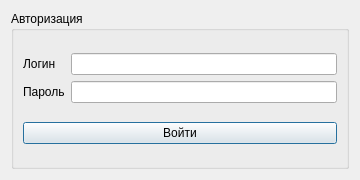
<?xml version="1.0" encoding="UTF-8"?>
<ui version="4.0">
 <class>autorization</class>
 <widget class="QDialog" name="autorization">
  <property name="geometry">
   <rect>
    <x>0</x>
    <y>0</y>
    <width>360</width>
    <height>180</height>
   </rect>
  </property>
  <property name="windowTitle">
   <string>Авторизация</string>
  </property>
  <layout class="QVBoxLayout" name="verticalLayout">
   <item>
    <widget class="QGroupBox" name="groupBox">
     <property name="title">
      <string>Авторизация</string>
     </property>
     <layout class="QVBoxLayout" name="verticalLayout_4">
      <item>
       <layout class="QHBoxLayout" name="horizontalLayout">
        <item>
         <layout class="QVBoxLayout" name="verticalLayout_3">
          <item>
           <widget class="QLabel" name="label">
            <property name="text">
             <string>Логин</string>
            </property>
           </widget>
          </item>
          <item>
           <widget class="QLabel" name="label_2">
            <property name="text">
             <string>Пароль</string>
            </property>
           </widget>
          </item>
         </layout>
        </item>
        <item>
         <layout class="QVBoxLayout" name="verticalLayout_2">
          <item>
           <widget class="QLineEdit" name="login">
            <property name="text">
             <string/>
            </property>
           </widget>
          </item>
          <item>
           <widget class="QLineEdit" name="pass">
            <property name="text">
             <string/>
            </property>
            <property name="echoMode">
             <enum>QLineEdit::Password</enum>
            </property>
           </widget>
          </item>
         </layout>
        </item>
       </layout>
      </item>
      <item>
       <widget class="QPushButton" name="pushButton">
        <property name="text">
         <string>Войти</string>
        </property>
       </widget>
      </item>
     </layout>
    </widget>
   </item>
  </layout>
 </widget>
 <resources/>
 <connections/>
</ui>
